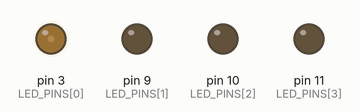
Recording of a sketch running on a simulated Arduino Uno, built with avr-gcc and run on an emulated ATmega328P. Shown: output pins drawn as LEDs (lit = HIGH).

Above: at 0.05 s.
At 0.4 s:
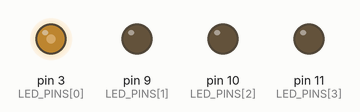
At 0.75 s:
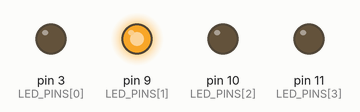
At 1.45 s:
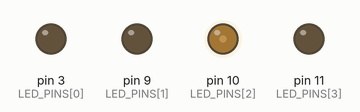
At 2.2 s:
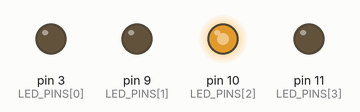
At 2.95 s:
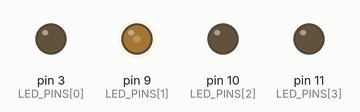
Timing chart, 0 to 6.9 s (numbered marks = the images above):
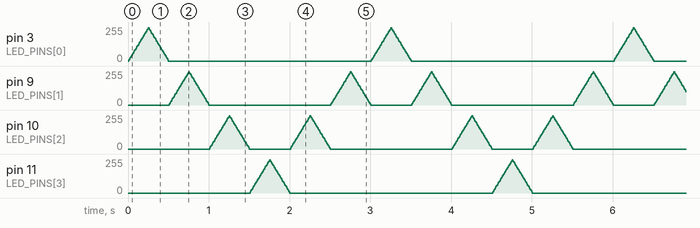

The sketch:

raindrops.ino
```cpp
/*GLOBAL VARIABLES HERE*/
const byte LED_PINS[] = {3, 9, 10, 11};
const byte NUM_OF_LED = 4;
const byte NUM_OF_CYCLES = 6;
const unsigned int DELAY = 10;
const int PATTERN[NUM_OF_CYCLES][NUM_OF_LED] = {
  {HIGH, LOW, LOW, LOW},
  {LOW, HIGH, LOW, LOW},
  {LOW, LOW, HIGH, LOW},
  {LOW, LOW, LOW, HIGH},
  {LOW, LOW, HIGH, LOW},
  {LOW, HIGH, LOW, LOW},
};
unsigned int n;
byte iter;

void fade_down_led(byte led_pin){
  byte brightness = 250;
  byte dim_step = 10;
  while (brightness >= 1){
    analogWrite(led_pin, brightness);
    brightness -= dim_step;
    delay(DELAY);
  }
  analogWrite(led_pin, 0); // completely turn off LED
}

void bright_up_led(byte led_pin){
  byte brightness = 0;
  byte rise_step = 10;
  while (brightness < 250){
    analogWrite(led_pin, brightness);
    brightness += rise_step;
    delay(DELAY);
  }
}

void do_stuff(unsigned int num){
  byte current_cycle = n % NUM_OF_CYCLES;
  for (iter = 0; iter < NUM_OF_LED; iter ++){
    if (PATTERN[current_cycle][iter] == HIGH){
      bright_up_led(LED_PINS[iter]);
      fade_down_led(LED_PINS[iter]);
    }

  }
}

void setup() {
  n = 0; // initialize n as 0
  iter = 0; // initialize iter as 0
  for (iter = 0; iter < NUM_OF_LED; iter ++)
    pinMode(LED_PINS[iter], OUTPUT);  // set all LED PINS to output
}

void loop() {
  do_stuff(n);
  n++;
}
```

Measured:
- by itself, pin 9 (LED_PINS[1]), pin 10 (LED_PINS[2]): moves between 0/255 and 250/255, repeating every 3.0 s
